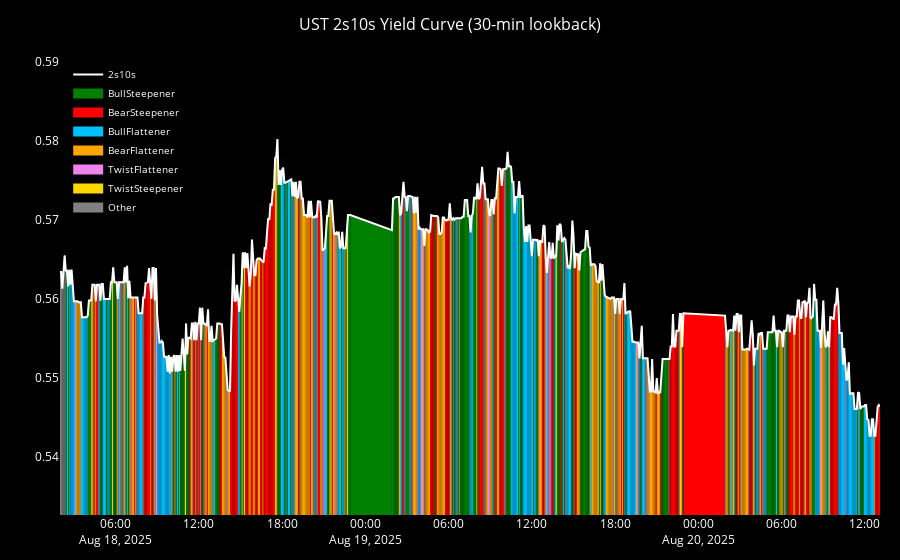

Notebook cell for this chart:
### Code cell
plot_yield_curve_regimes_plotly(classify_regime(UST_combined), "UST")
